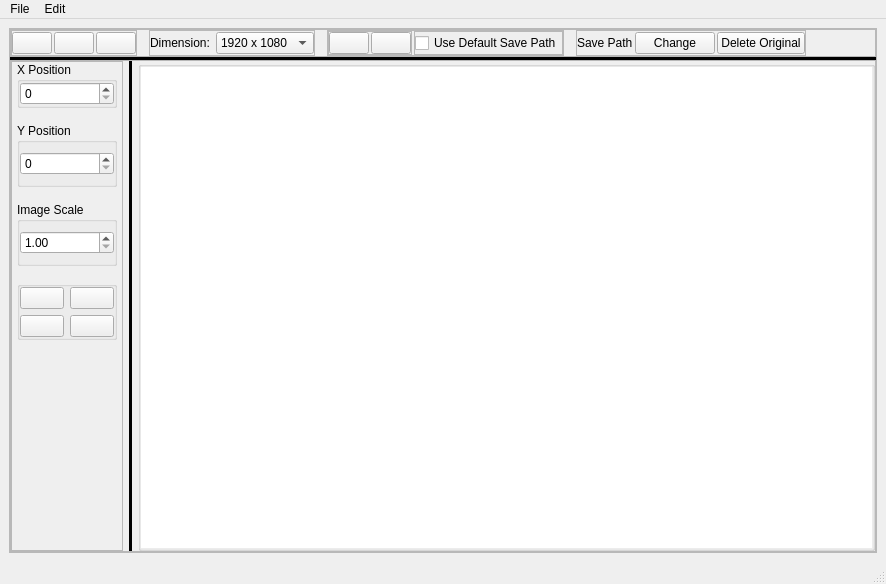
<?xml version="1.0" encoding="UTF-8"?>
<ui version="4.0">
 <class>MainWindow</class>
 <widget class="QMainWindow" name="MainWindow">
  <property name="geometry">
   <rect>
    <x>0</x>
    <y>0</y>
    <width>886</width>
    <height>584</height>
   </rect>
  </property>
  <property name="windowTitle">
   <string>MainWindow</string>
  </property>
  <widget class="QWidget" name="centralwidget">
   <layout class="QGridLayout" name="gridLayout">
    <property name="spacing">
     <number>0</number>
    </property>
    <item row="1" column="0">
     <widget class="QFrame" name="frame">
      <property name="frameShape">
       <enum>QFrame::StyledPanel</enum>
      </property>
      <property name="frameShadow">
       <enum>QFrame::Raised</enum>
      </property>
      <layout class="QVBoxLayout" name="verticalLayout_3">
       <property name="spacing">
        <number>0</number>
       </property>
       <property name="leftMargin">
        <number>0</number>
       </property>
       <property name="topMargin">
        <number>0</number>
       </property>
       <property name="rightMargin">
        <number>0</number>
       </property>
       <property name="bottomMargin">
        <number>0</number>
       </property>
       <item>
        <widget class="QFrame" name="frame_2">
         <property name="frameShape">
          <enum>QFrame::StyledPanel</enum>
         </property>
         <property name="frameShadow">
          <enum>QFrame::Raised</enum>
         </property>
         <layout class="QHBoxLayout" name="horizontalLayout_5">
          <property name="spacing">
           <number>12</number>
          </property>
          <property name="leftMargin">
           <number>0</number>
          </property>
          <property name="topMargin">
           <number>0</number>
          </property>
          <property name="rightMargin">
           <number>0</number>
          </property>
          <property name="bottomMargin">
           <number>0</number>
          </property>
          <item>
           <widget class="QFrame" name="frame_4">
            <property name="frameShape">
             <enum>QFrame::StyledPanel</enum>
            </property>
            <property name="frameShadow">
             <enum>QFrame::Raised</enum>
            </property>
            <layout class="QHBoxLayout" name="horizontalLayout_6">
             <property name="spacing">
              <number>2</number>
             </property>
             <property name="leftMargin">
              <number>0</number>
             </property>
             <property name="topMargin">
              <number>0</number>
             </property>
             <property name="rightMargin">
              <number>0</number>
             </property>
             <property name="bottomMargin">
              <number>0</number>
             </property>
             <item>
              <widget class="QPushButton" name="pb_open">
               <property name="text">
                <string/>
               </property>
               <property name="icon">
                <iconset resource="../../Icons/Icons.qrc">
                 <normaloff>:/buttons/Open.png</normaloff>:/buttons/Open.png</iconset>
               </property>
               <property name="iconSize">
                <size>
                 <width>25</width>
                 <height>25</height>
                </size>
               </property>
              </widget>
             </item>
             <item>
              <widget class="QPushButton" name="pb_save">
               <property name="text">
                <string/>
               </property>
               <property name="icon">
                <iconset resource="../../Icons/Icons.qrc">
                 <normaloff>:/buttons/Save.png</normaloff>:/buttons/Save.png</iconset>
               </property>
               <property name="iconSize">
                <size>
                 <width>25</width>
                 <height>25</height>
                </size>
               </property>
              </widget>
             </item>
             <item>
              <widget class="QPushButton" name="pb_discard">
               <property name="text">
                <string/>
               </property>
               <property name="icon">
                <iconset resource="../../Icons/Icons.qrc">
                 <normaloff>:/buttons/Discard.png</normaloff>:/buttons/Discard.png</iconset>
               </property>
               <property name="iconSize">
                <size>
                 <width>25</width>
                 <height>25</height>
                </size>
               </property>
              </widget>
             </item>
            </layout>
           </widget>
          </item>
          <item>
           <widget class="QFrame" name="frame_5">
            <property name="frameShape">
             <enum>QFrame::StyledPanel</enum>
            </property>
            <property name="frameShadow">
             <enum>QFrame::Raised</enum>
            </property>
            <layout class="QHBoxLayout" name="horizontalLayout_7">
             <property name="leftMargin">
              <number>0</number>
             </property>
             <property name="topMargin">
              <number>0</number>
             </property>
             <property name="rightMargin">
              <number>0</number>
             </property>
             <property name="bottomMargin">
              <number>0</number>
             </property>
             <item>
              <widget class="QLabel" name="label">
               <property name="text">
                <string>Dimension:</string>
               </property>
              </widget>
             </item>
             <item>
              <widget class="QComboBox" name="cb_dimension">
               <item>
                <property name="text">
                 <string>1920 x 1080</string>
                </property>
               </item>
              </widget>
             </item>
            </layout>
           </widget>
          </item>
          <item>
           <widget class="QFrame" name="frame_6">
            <property name="frameShape">
             <enum>QFrame::StyledPanel</enum>
            </property>
            <property name="frameShadow">
             <enum>QFrame::Raised</enum>
            </property>
            <layout class="QHBoxLayout" name="horizontalLayout_9">
             <property name="spacing">
              <number>2</number>
             </property>
             <property name="leftMargin">
              <number>0</number>
             </property>
             <property name="topMargin">
              <number>0</number>
             </property>
             <property name="rightMargin">
              <number>0</number>
             </property>
             <property name="bottomMargin">
              <number>0</number>
             </property>
             <item>
              <widget class="QFrame" name="frame_9">
               <property name="frameShape">
                <enum>QFrame::StyledPanel</enum>
               </property>
               <property name="frameShadow">
                <enum>QFrame::Raised</enum>
               </property>
               <layout class="QHBoxLayout" name="horizontalLayout_12">
                <property name="spacing">
                 <number>2</number>
                </property>
                <property name="leftMargin">
                 <number>0</number>
                </property>
                <property name="topMargin">
                 <number>0</number>
                </property>
                <property name="rightMargin">
                 <number>0</number>
                </property>
                <property name="bottomMargin">
                 <number>0</number>
                </property>
                <item>
                 <widget class="QPushButton" name="pb_prev">
                  <property name="text">
                   <string/>
                  </property>
                  <property name="icon">
                   <iconset resource="../../Icons/Icons.qrc">
                    <normaloff>:/buttons/Prev.png</normaloff>:/buttons/Prev.png</iconset>
                  </property>
                  <property name="iconSize">
                   <size>
                    <width>25</width>
                    <height>25</height>
                   </size>
                  </property>
                 </widget>
                </item>
                <item>
                 <widget class="QPushButton" name="pb_next">
                  <property name="text">
                   <string/>
                  </property>
                  <property name="icon">
                   <iconset resource="../../Icons/Icons.qrc">
                    <normaloff>:/buttons/Next.png</normaloff>:/buttons/Next.png</iconset>
                  </property>
                  <property name="iconSize">
                   <size>
                    <width>25</width>
                    <height>25</height>
                   </size>
                  </property>
                 </widget>
                </item>
               </layout>
              </widget>
             </item>
             <item>
              <widget class="QFrame" name="frame_7">
               <property name="frameShape">
                <enum>QFrame::StyledPanel</enum>
               </property>
               <property name="frameShadow">
                <enum>QFrame::Raised</enum>
               </property>
               <layout class="QHBoxLayout" name="horizontalLayout_10">
                <property name="spacing">
                 <number>2</number>
                </property>
                <property name="leftMargin">
                 <number>0</number>
                </property>
                <property name="topMargin">
                 <number>0</number>
                </property>
                <property name="rightMargin">
                 <number>0</number>
                </property>
                <property name="bottomMargin">
                 <number>0</number>
                </property>
                <item>
                 <widget class="QCheckBox" name="cb_useDefaultSavePath">
                  <property name="text">
                   <string>Use Default Save Path</string>
                  </property>
                 </widget>
                </item>
               </layout>
              </widget>
             </item>
            </layout>
           </widget>
          </item>
          <item>
           <widget class="QFrame" name="frame_8">
            <property name="frameShape">
             <enum>QFrame::StyledPanel</enum>
            </property>
            <property name="frameShadow">
             <enum>QFrame::Raised</enum>
            </property>
            <layout class="QHBoxLayout" name="horizontalLayout_11">
             <property name="spacing">
              <number>2</number>
             </property>
             <property name="leftMargin">
              <number>0</number>
             </property>
             <property name="topMargin">
              <number>0</number>
             </property>
             <property name="rightMargin">
              <number>0</number>
             </property>
             <property name="bottomMargin">
              <number>0</number>
             </property>
             <item>
              <widget class="QLabel" name="label_4">
               <property name="text">
                <string>Save Path</string>
               </property>
              </widget>
             </item>
             <item>
              <widget class="QPushButton" name="pushButton_7">
               <property name="text">
                <string>Change</string>
               </property>
               <property name="checkable">
                <bool>false</bool>
               </property>
               <property name="checked">
                <bool>false</bool>
               </property>
              </widget>
             </item>
             <item>
              <widget class="QPushButton" name="pushButton_6">
               <property name="text">
                <string>Delete Original</string>
               </property>
               <property name="checkable">
                <bool>true</bool>
               </property>
               <property name="checked">
                <bool>false</bool>
               </property>
              </widget>
             </item>
            </layout>
           </widget>
          </item>
          <item>
           <spacer name="horizontalSpacer">
            <property name="orientation">
             <enum>Qt::Horizontal</enum>
            </property>
            <property name="sizeHint" stdset="0">
             <size>
              <width>40</width>
              <height>20</height>
             </size>
            </property>
           </spacer>
          </item>
         </layout>
        </widget>
       </item>
       <item>
        <widget class="Line" name="line">
         <property name="frameShadow">
          <enum>QFrame::Plain</enum>
         </property>
         <property name="lineWidth">
          <number>3</number>
         </property>
         <property name="orientation">
          <enum>Qt::Horizontal</enum>
         </property>
        </widget>
       </item>
       <item>
        <widget class="QFrame" name="frame_3">
         <property name="sizePolicy">
          <sizepolicy hsizetype="Preferred" vsizetype="Preferred">
           <horstretch>0</horstretch>
           <verstretch>1</verstretch>
          </sizepolicy>
         </property>
         <property name="frameShape">
          <enum>QFrame::StyledPanel</enum>
         </property>
         <property name="frameShadow">
          <enum>QFrame::Raised</enum>
         </property>
         <layout class="QHBoxLayout" name="horizontalLayout_13">
          <property name="leftMargin">
           <number>0</number>
          </property>
          <property name="topMargin">
           <number>0</number>
          </property>
          <property name="rightMargin">
           <number>0</number>
          </property>
          <property name="bottomMargin">
           <number>0</number>
          </property>
          <item>
           <widget class="QFrame" name="frame_10">
            <property name="sizePolicy">
             <sizepolicy hsizetype="Preferred" vsizetype="Preferred">
              <horstretch>0</horstretch>
              <verstretch>1</verstretch>
             </sizepolicy>
            </property>
            <property name="frameShape">
             <enum>QFrame::StyledPanel</enum>
            </property>
            <property name="frameShadow">
             <enum>QFrame::Raised</enum>
            </property>
            <layout class="QVBoxLayout" name="verticalLayout_4">
             <property name="spacing">
              <number>15</number>
             </property>
             <property name="leftMargin">
              <number>5</number>
             </property>
             <property name="topMargin">
              <number>0</number>
             </property>
             <property name="rightMargin">
              <number>5</number>
             </property>
             <property name="bottomMargin">
              <number>0</number>
             </property>
             <item>
              <widget class="QGroupBox" name="groupBox">
               <property name="minimumSize">
                <size>
                 <width>100</width>
                 <height>0</height>
                </size>
               </property>
               <property name="title">
                <string>X Position</string>
               </property>
               <layout class="QVBoxLayout" name="verticalLayout_5">
                <property name="leftMargin">
                 <number>0</number>
                </property>
                <property name="topMargin">
                 <number>0</number>
                </property>
                <property name="rightMargin">
                 <number>0</number>
                </property>
                <property name="bottomMargin">
                 <number>0</number>
                </property>
                <item>
                 <widget class="QSpinBox" name="sb_x">
                  <property name="minimumSize">
                   <size>
                    <width>0</width>
                    <height>0</height>
                   </size>
                  </property>
                 </widget>
                </item>
               </layout>
              </widget>
             </item>
             <item>
              <widget class="QGroupBox" name="groupBox_2">
               <property name="title">
                <string>Y Position</string>
               </property>
               <layout class="QVBoxLayout" name="verticalLayout_6">
                <property name="leftMargin">
                 <number>0</number>
                </property>
                <property name="rightMargin">
                 <number>0</number>
                </property>
                <item>
                 <widget class="QSpinBox" name="sb_y">
                  <property name="minimumSize">
                   <size>
                    <width>0</width>
                    <height>0</height>
                   </size>
                  </property>
                 </widget>
                </item>
               </layout>
              </widget>
             </item>
             <item>
              <widget class="QGroupBox" name="groupBox_3">
               <property name="title">
                <string>Image Scale</string>
               </property>
               <layout class="QHBoxLayout" name="horizontalLayout_14">
                <property name="leftMargin">
                 <number>0</number>
                </property>
                <property name="rightMargin">
                 <number>0</number>
                </property>
                <item>
                 <widget class="QDoubleSpinBox" name="sb_s">
                  <property name="minimumSize">
                   <size>
                    <width>0</width>
                    <height>0</height>
                   </size>
                  </property>
                  <property name="minimum">
                   <double>1.000000000000000</double>
                  </property>
                  <property name="singleStep">
                   <double>0.010000000000000</double>
                  </property>
                  <property name="value">
                   <double>1.000000000000000</double>
                  </property>
                 </widget>
                </item>
               </layout>
              </widget>
             </item>
             <item>
              <widget class="QGroupBox" name="groupBox_4">
               <property name="title">
                <string/>
               </property>
               <layout class="QGridLayout" name="gridLayout_2">
                <property name="leftMargin">
                 <number>0</number>
                </property>
                <property name="topMargin">
                 <number>0</number>
                </property>
                <property name="rightMargin">
                 <number>0</number>
                </property>
                <property name="bottomMargin">
                 <number>0</number>
                </property>
                <item row="0" column="0">
                 <widget class="QPushButton" name="pb_rotate_clockwise">
                  <property name="text">
                   <string/>
                  </property>
                  <property name="icon">
                   <iconset resource="../../Icons/Icons.qrc">
                    <normaloff>:/buttons/Rotate 90.png</normaloff>:/buttons/Rotate 90.png</iconset>
                  </property>
                  <property name="iconSize">
                   <size>
                    <width>25</width>
                    <height>25</height>
                   </size>
                  </property>
                 </widget>
                </item>
                <item row="0" column="1">
                 <widget class="QPushButton" name="pb_rotate_counterClockwise">
                  <property name="text">
                   <string/>
                  </property>
                  <property name="icon">
                   <iconset resource="../../Icons/Icons.qrc">
                    <normaloff>:/buttons/Rotate 270.png</normaloff>:/buttons/Rotate 270.png</iconset>
                  </property>
                  <property name="iconSize">
                   <size>
                    <width>25</width>
                    <height>25</height>
                   </size>
                  </property>
                 </widget>
                </item>
                <item row="1" column="0">
                 <widget class="QPushButton" name="pb_flip_horizontal">
                  <property name="text">
                   <string/>
                  </property>
                  <property name="icon">
                   <iconset resource="../../Icons/Icons.qrc">
                    <normaloff>:/buttons/Flip Horizontal.png</normaloff>:/buttons/Flip Horizontal.png</iconset>
                  </property>
                  <property name="iconSize">
                   <size>
                    <width>25</width>
                    <height>25</height>
                   </size>
                  </property>
                 </widget>
                </item>
                <item row="1" column="1">
                 <widget class="QPushButton" name="pb_flip_vertical">
                  <property name="text">
                   <string/>
                  </property>
                  <property name="icon">
                   <iconset resource="../../Icons/Icons.qrc">
                    <normaloff>:/buttons/Flip Vertical.png</normaloff>:/buttons/Flip Vertical.png</iconset>
                  </property>
                  <property name="iconSize">
                   <size>
                    <width>25</width>
                    <height>25</height>
                   </size>
                  </property>
                 </widget>
                </item>
               </layout>
              </widget>
             </item>
             <item>
              <spacer name="verticalSpacer">
               <property name="orientation">
                <enum>Qt::Vertical</enum>
               </property>
               <property name="sizeHint" stdset="0">
                <size>
                 <width>20</width>
                 <height>40</height>
                </size>
               </property>
              </spacer>
             </item>
            </layout>
           </widget>
          </item>
          <item>
           <widget class="Line" name="line_2">
            <property name="frameShadow">
             <enum>QFrame::Plain</enum>
            </property>
            <property name="lineWidth">
             <number>3</number>
            </property>
            <property name="orientation">
             <enum>Qt::Vertical</enum>
            </property>
           </widget>
          </item>
          <item>
           <widget class="QGroupBox" name="groupBox_gv">
            <property name="sizePolicy">
             <sizepolicy hsizetype="Preferred" vsizetype="Preferred">
              <horstretch>1</horstretch>
              <verstretch>0</verstretch>
             </sizepolicy>
            </property>
            <property name="layoutDirection">
             <enum>Qt::RightToLeft</enum>
            </property>
            <property name="alignment">
             <set>Qt::AlignCenter</set>
            </property>
            <property name="flat">
             <bool>true</bool>
            </property>
            <layout class="QGridLayout" name="gridLayout_3">
             <property name="leftMargin">
              <number>0</number>
             </property>
             <property name="topMargin">
              <number>0</number>
             </property>
             <property name="rightMargin">
              <number>0</number>
             </property>
             <property name="bottomMargin">
              <number>0</number>
             </property>
             <property name="spacing">
              <number>0</number>
             </property>
             <item row="0" column="0">
              <widget class="QGraphicsView" name="gv_image">
               <property name="sizePolicy">
                <sizepolicy hsizetype="Expanding" vsizetype="Expanding">
                 <horstretch>1</horstretch>
                 <verstretch>0</verstretch>
                </sizepolicy>
               </property>
               <property name="minimumSize">
                <size>
                 <width>0</width>
                 <height>0</height>
                </size>
               </property>
               <property name="mouseTracking">
                <bool>true</bool>
               </property>
               <property name="frameShape">
                <enum>QFrame::NoFrame</enum>
               </property>
               <property name="frameShadow">
                <enum>QFrame::Plain</enum>
               </property>
               <property name="lineWidth">
                <number>0</number>
               </property>
               <property name="verticalScrollBarPolicy">
                <enum>Qt::ScrollBarAlwaysOff</enum>
               </property>
               <property name="horizontalScrollBarPolicy">
                <enum>Qt::ScrollBarAlwaysOff</enum>
               </property>
               <property name="cacheMode">
                <set>QGraphicsView::CacheBackground</set>
               </property>
               <property name="resizeAnchor">
                <enum>QGraphicsView::AnchorViewCenter</enum>
               </property>
              </widget>
             </item>
            </layout>
           </widget>
          </item>
         </layout>
        </widget>
       </item>
      </layout>
     </widget>
    </item>
   </layout>
  </widget>
  <widget class="QMenuBar" name="menubar">
   <property name="geometry">
    <rect>
     <x>0</x>
     <y>0</y>
     <width>886</width>
     <height>22</height>
    </rect>
   </property>
   <widget class="QMenu" name="menuFile">
    <property name="title">
     <string>File</string>
    </property>
    <addaction name="actionOpen"/>
    <addaction name="actionSave"/>
    <addaction name="actionDiscard"/>
    <addaction name="actionNext_Image"/>
    <addaction name="actionPrevious_Image"/>
    <addaction name="actionExit"/>
   </widget>
   <widget class="QMenu" name="menuEdit">
    <property name="title">
     <string>Edit</string>
    </property>
    <addaction name="actionFlip_Horizontal"/>
    <addaction name="actionFlip_Vertical"/>
    <addaction name="actionRotate_Clockwise"/>
    <addaction name="actionRotate_Conter_Clockwise"/>
   </widget>
   <addaction name="menuFile"/>
   <addaction name="menuEdit"/>
  </widget>
  <widget class="QStatusBar" name="statusbar"/>
  <action name="actionOpen">
   <property name="text">
    <string>Open</string>
   </property>
   <property name="shortcut">
    <string>Ctrl+O</string>
   </property>
  </action>
  <action name="actionSave">
   <property name="text">
    <string>Save</string>
   </property>
   <property name="shortcut">
    <string>Ctrl+S</string>
   </property>
  </action>
  <action name="actionDiscard">
   <property name="text">
    <string>Discard</string>
   </property>
   <property name="shortcut">
    <string>Ctrl+W</string>
   </property>
  </action>
  <action name="actionNext_Image">
   <property name="text">
    <string>Next Image</string>
   </property>
   <property name="shortcut">
    <string>&gt;</string>
   </property>
  </action>
  <action name="actionPrevious_Image">
   <property name="text">
    <string>Previous Image</string>
   </property>
   <property name="shortcut">
    <string>&lt;</string>
   </property>
  </action>
  <action name="actionExit">
   <property name="text">
    <string>Exit</string>
   </property>
  </action>
  <action name="actionFlip_Horizontal">
   <property name="text">
    <string>Flip Horizontal</string>
   </property>
   <property name="shortcut">
    <string>A, D</string>
   </property>
  </action>
  <action name="actionFlip_Vertical">
   <property name="text">
    <string>Flip Vertical</string>
   </property>
   <property name="shortcut">
    <string>W, S</string>
   </property>
  </action>
  <action name="actionRotate_Clockwise">
   <property name="text">
    <string>Rotate Clockwise</string>
   </property>
   <property name="shortcut">
    <string>W, D</string>
   </property>
  </action>
  <action name="actionRotate_Conter_Clockwise">
   <property name="text">
    <string>Rotate Conter Clockwise</string>
   </property>
   <property name="shortcut">
    <string>W, A</string>
   </property>
  </action>
 </widget>
 <resources>
  <include location="../../Icons/Icons.qrc"/>
 </resources>
 <connections/>
</ui>
